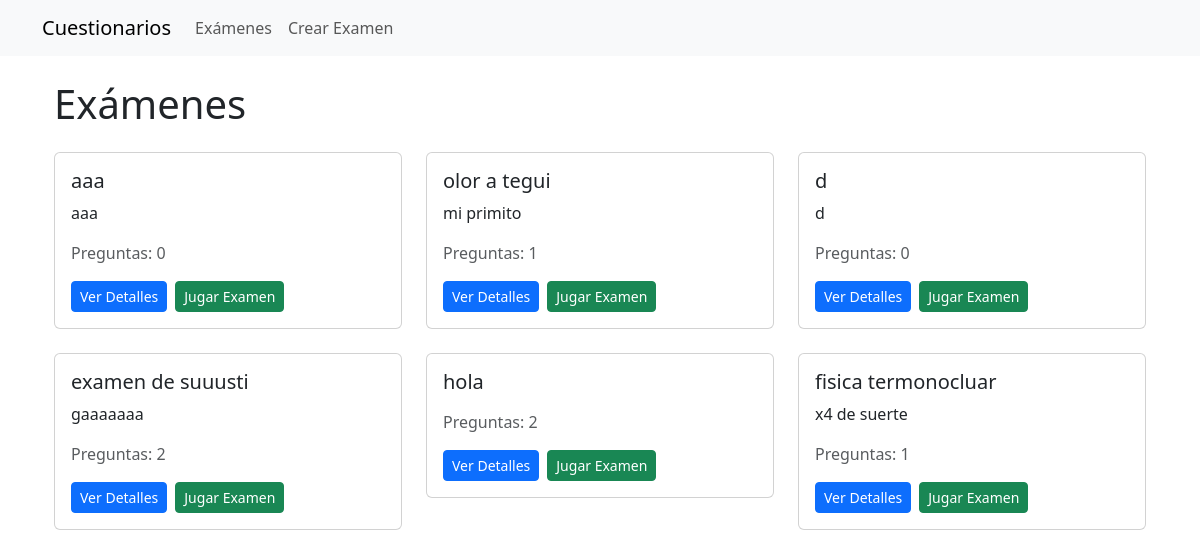
The page / on the database its author committed.
### quiz/models.py (models this page shows, shortened)
class Exam(models.Model):
    title = models.CharField(max_length=200, verbose_name="Título")
    description = models.TextField(blank=True, verbose_name="Descripción")
    created_date = models.DateTimeField(auto_now_add=True)

### quiz/views.py (the view)
# urls.py: path('', views.exam_list, name='exam_list'),
def exam_list(request):
    exams = Exam.objects.all().order_by('-created_date')
    return render(request, 'quiz/exam_list.html', {'exams': exams})

### quiz/templates/quiz/exam_list.html (shortened to what this page needs)
{% extends "base.html" %}
{% block content %}
<div class="container mt-4">
    <h1 class="mb-4">Exámenes</h1>
    <div class="row">
        {% for exam in exams %}
            <div class="col-md-4 mb-4">
                <div class="card">
                    <div class="card-body">
                        <h5 class="card-title">{{ exam.title }}</h5>
                        <p class="card-text">{{ exam.description }}</p>
                        <p class="text-muted">Preguntas: {{ exam.questions.count }}</p>
                        <div class="d-flex gap-2">
                            <a href="{% url 'exam_detail' exam.id %}" class="btn btn-primary btn-sm">Ver Detalles</a>
                            <a href="{% url 'exam_play' exam.id %}" class="btn btn-success btn-sm">Jugar Examen</a>
                        </div>
                    </div>
                </div>
            </div>
        {% endfor %}
    </div>
</div>
{% endblock %}

### quiz/templates/base.html (shortened to what this page needs)
<!DOCTYPE html>
<html lang="es">
<head>
    <link href="https://cdn.jsdelivr.net/npm/bootstrap@5.3.0/dist/css/bootstrap.min.css" rel="stylesheet">
</head>
<body>
    <nav class="navbar navbar-expand-lg navbar-light bg-light mb-4">
        <div class="container">
            <a class="navbar-brand">Cuestionarios</a>
            <div class="collapse navbar-collapse">
                <ul class="navbar-nav">
                    <li class="nav-item">
                        <a class="nav-link" href="{% url 'exam_list' %}">Exámenes</a>
                    </li>
                    <li class="nav-item">
                        <a class="nav-link" href="{% url 'exam_create' %}">Crear Examen</a>
                    </li>
                </ul>
            </div>
        </div>
    </nav>
    <div class="container">
        {% block content %}{% endblock %}
    </div>
</body>
</html>

### rows shown on the page
Exam: title "aaa", description "aaa", questions.count "0"
Exam: title "olor a tegui", description "mi primito", questions.count "1"
Exam: title "d", description "d", questions.count "0"
Exam: title "examen de suuusti", description "gaaaaaaa", questions.count "2"
Exam: title "hola", questions.count "2"
Exam: title "fisica termonocluar", description "x4 de suerte", questions.count "1"
